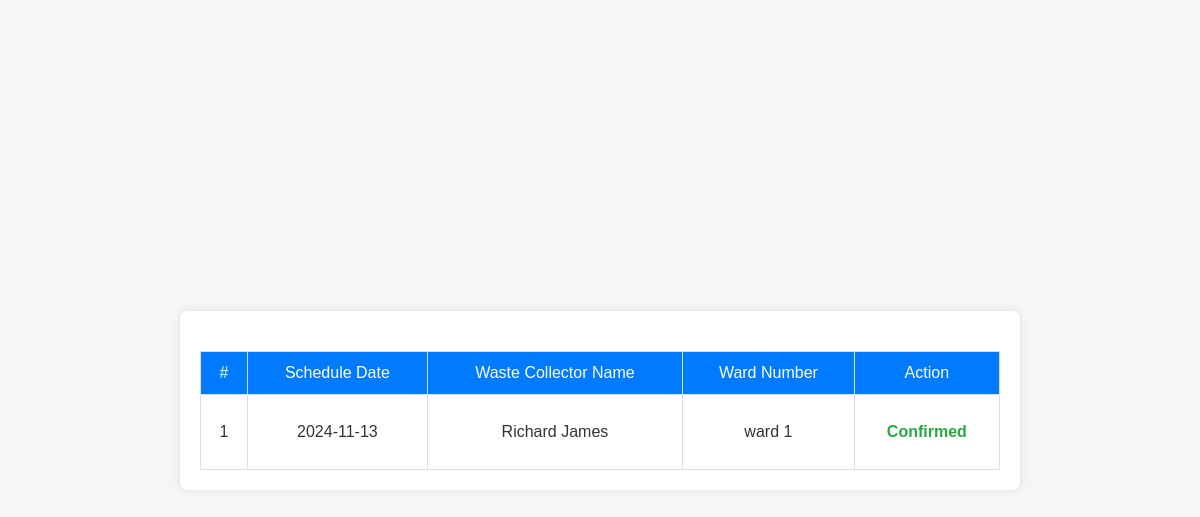
/User/Copy.php (signed in), run on the app's committed database.
### tables this page shows
CREATE TABLE IF NOT EXISTS `tbl_schedule` (
  `schedule_id` int(11) NOT NULL AUTO_INCREMENT,
  `schedule_date` date NOT NULL,
  `wastepicker_id` int(11) NOT NULL,
  `ward_id` int(11) NOT NULL,
  PRIMARY KEY (`schedule_id`)
);

CREATE TABLE IF NOT EXISTS `tbl_wastepicker` (
  `wastepicker_id` int(11) NOT NULL AUTO_INCREMENT,
  `wastepicker_name` varchar(20) NOT NULL,
  `wastepicker_address` varchar(50) NOT NULL,
  `wastepicker_gender` varchar(10) NOT NULL,
  `wastepicker_dob` date NOT NULL,
  `wastepicker_age` int(2) NOT NULL,
  `wastepicker_contact` varchar(10) NOT NULL,
  `ward_id` int(11) NOT NULL,
  `wastepicker_email` varchar(50) NOT NULL,
  `wastepicker_password` varchar(10) NOT NULL,
  `wastepicker_aadhar` varchar(50) NOT NULL,
  `wastepicker_license` varchar(500) NOT NULL,
  `wastepicker_photo` varchar(500) NOT NULL,
  `wastepicker_status` int(11) NOT NULL DEFAULT '0',
  PRIMARY KEY (`wastepicker_id`)
);

CREATE TABLE IF NOT EXISTS `tbl_ward` (
  `ward_id` int(11) NOT NULL AUTO_INCREMENT,
  `ward_no` varchar(20) NOT NULL,
  PRIMARY KEY (`ward_id`)
);

### User/Copy.php (the view, shortened to what this page needs)
<?php
$seluse = "SELECT * FROM tbl_user WHERE user_id = '" . $_SESSION["uid"] . "'";
$resultuser = mysql_query($seluse);
$datauser = mysql_fetch_array($resultuser);
$sel = "SELECT * FROM tbl_schedule s
        INNER JOIN tbl_wastepicker w ON s.wastepicker_id = w.wastepicker_id
        INNER JOIN tbl_ward t ON s.ward_id = t.ward_id
        WHERE t.ward_id = '" . $datauser['ward_id'] . "'";
$result = mysql_query($sel);
?>
<!doctype html>
<html>
<head>
</head>
<body>
    <br><br>
    <form method="post">
        <table align="center" border="1">
            <thead>
                <tr>
                    <td>#</td>
                    <td>Schedule Date</td>
                    <td>Waste Collector Name</td>
                    <td>Ward Number</td>
                    <td>Action</td>
                </tr>
            </thead>
            <tbody>
                <?php
                $i = 0;
                if (mysql_num_rows($result) > 0) {
                    while ($data = mysql_fetch_array($result)) {
                        $i++;
                ?>
                <tr>
                    <td><?php echo $i ?></td>
                    <td>
                        <?php echo $data["schedule_date"] ?>
                    </td>
                    <td>
                        <?php echo $data["wastepicker_name"] ?>
                    </td>
                    <td>
                        <?php echo $data["ward_no"] ?>
                    </td>
                    <td>
                        <?php if ($datauser['user_status'] == 0) { ?>
                            <button type="submit" name="confirm">Confirm</button>
                        <?php } else { ?>
                            <p>Confirmed</p>
                        <?php } ?>
                    </td>
                </tr>
                <?php
                    }
                } else {
                    echo "<tr><td colspan='5' align='center'>No schedules available at the moment.</td></tr>";
                }
                ?>
            </tbody>
        </table>
    </form>
</body>
</html>

### User/Copy.php (style rules this page uses)
body { font-family: Arial, sans-serif; background-color: #f4f7f6; color: #333; margin: 0; padding: 0; display: flex; justify-content: center; align-items: center; height: 100vh; }
form { width: 80%; max-width: 800px; background: #ffffff; padding: 20px; border-radius: 8px; box-shadow: 0 0 10px rgba(0, 0, 0, 0.1); }
table { width: 100%; border-collapse: collapse; margin-top: 20px; }
thead { background-color: #007bff; color: #ffffff; }
th, td { padding: 12px; text-align: center; border: 1px solid #ddd; }
p { font-weight: bold; color: #28a745; }

### data on the page
tbl_schedule: schedule_date "2024-11-13", wastepicker.wastepicker_name "Richard James", ward.ward_no "ward 1"
